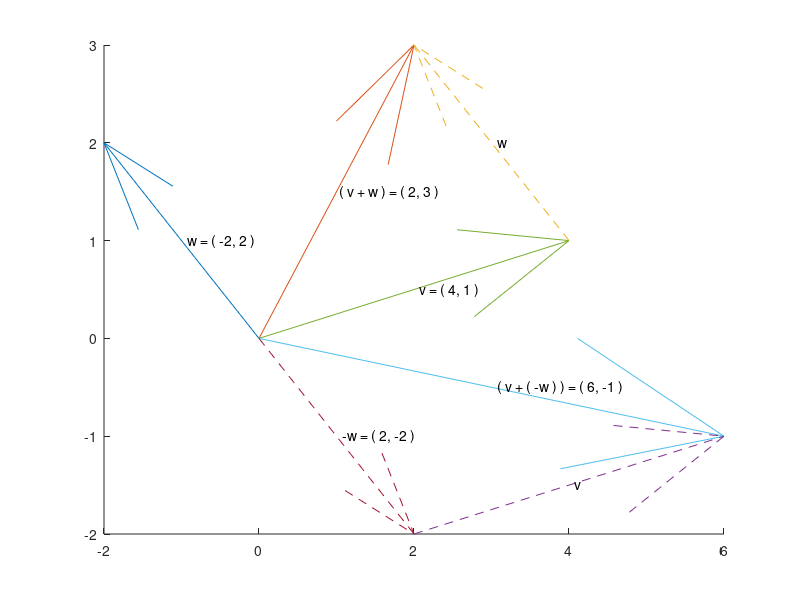

The MATLAB script that drew this image:
hold on;

v = [ 4 ; 1 ]
w = [ -2 ; 2 ]
sum = v + w
minus = v + ( -w )

quiver( 0, 0, w( 1 ), w( 2 ), 1)
text( w( 1 ) / 2, w( 2 ) / 2, '  w = ( -2, 2 ) ' );

hold on
quiver( 0, 0, v( 1 ), v( 2 ), 1 )
text( v( 1 ) / 2, v( 2 ) / 2, '  v = ( 4, 1 ) ');
hold on
quiver( 0, 0, sum( 1 ), sum( 2 ), 1 )
text( sum( 1 ) / 2, sum( 2 ) / 2, ' ( v + w ) = ( 2, 3 )');
hold on
quiver( 0, 0, minus( 1 ), minus( 2 ), 1 )
text( minus( 1 ) / 2, minus( 2 ) / 2, '  ( v + ( -w ) ) = ( 6, -1 )');

hold on
quiver( v( 1 ), v( 2 ) , w( 1 ), w( 2 ) , 1, '--' )
text( ( v( 1 ) + w( 1 ) + v( 1 ) ) / 2, ( v( 2 ) + w( 2 ) + v( 2 ) ) / 2, '  w ');

hold on
% quiver( -1, 2, 4, 2, 1, '--' )
% text( 1, 3, '  v ');
% hold on
quiver( 0, 0, -w( 1 ), -w( 2 ), 1, '--' )
text( -w( 1 ) / 2, -w( 2 ) / 2, '  -w = ( 2, -2 ) ');
hold on 
% quiver( 4, 2, 1, -2, 1, '--' )
% text( 4.5, 1, '  -w ');
% hold on
quiver( -w( 1 ), -w( 2 ), v( 1 ), v( 2 ), 1, '--' )
text(( -w( 1 ) + v( 1 ) - w( 1 ) ) / 2, ( -w( 2 ) + v( 2 ) - w( 2 ) ) / 2, '  v ');
hold on

